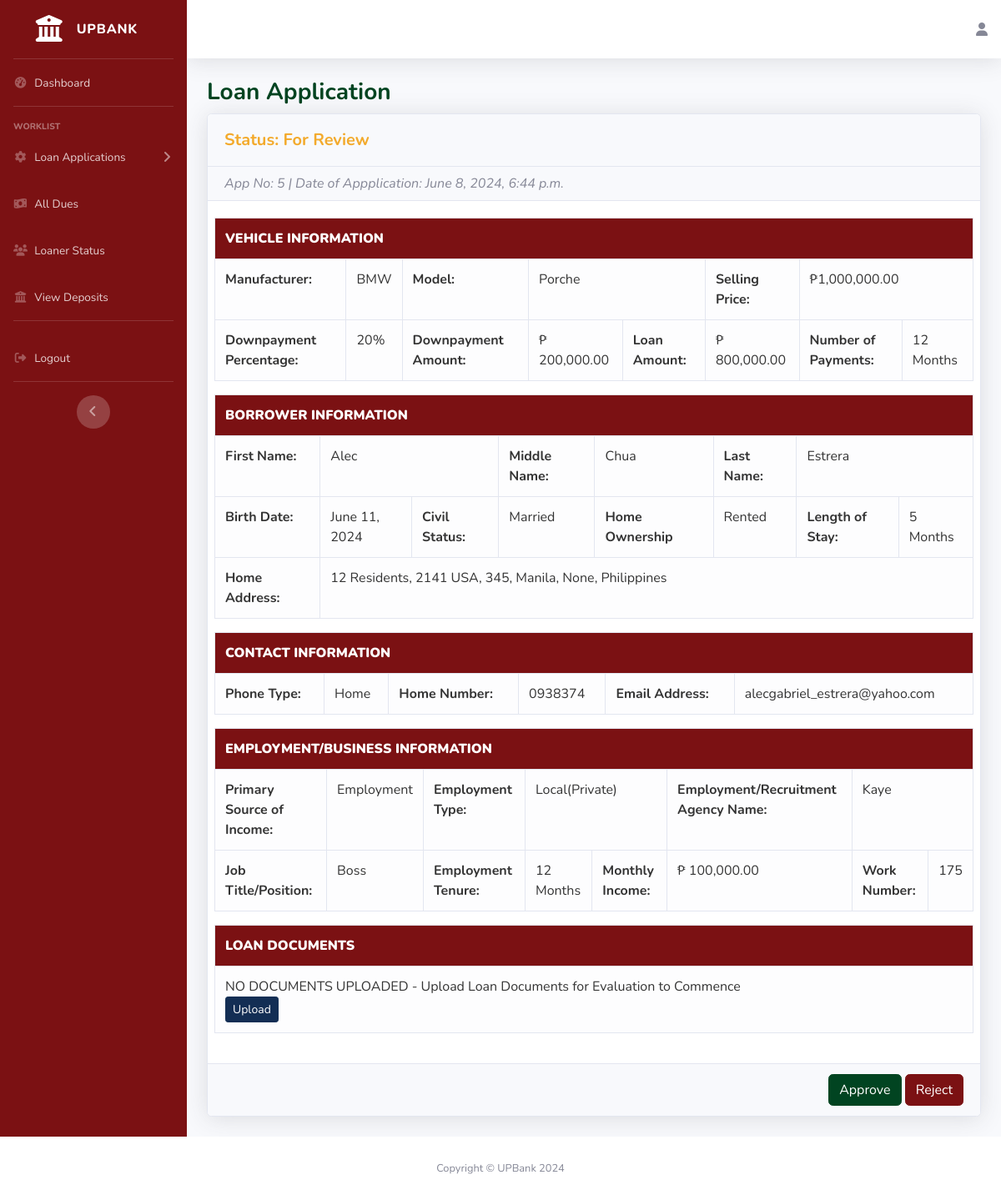
Page /bank-officer/view-loan-app/5 on the committed database.
### loans_borrower/models.py (models this page shows, shortened)
class Loans(models.Model):
    STATUS = (
        ('For Review', 'For Review'),
        ('Approved', 'Approved'),
        ('Rejected', 'Rejected'),
    )
    CIV_STATUS = (
        ('Married', 'Married'),
        ('Separated', 'Separated'),
        ('Single', 'Single'),
        ('Widower', 'Widower'),
    )
    LEN_STAY = (
        ('Months', 'Months'),
        ('Years', 'Years'),
    )
    HOME_OWN = (
        ('Mortgage', 'Mortgage'),
        ('Rented', 'Rented'),
        ('Owned', 'Owned'),
        ('Used Free/Living with Parents/Relatives', 'Used Free/Living with Parents/Relatives'),
    )
    PHONE_TYPE = (
        ('Home', 'Home'),
        ('Mobile', 'Mobile'),
    )
    PRIME_INCOME = (
        ('Employment', 'Employment'),
        ('Business', 'Business'),
    )
    EMP_TYPE = (
        ('Local(Government)', 'Local(Government)'),
        ('Local(Private)', 'Local(Private)'),
        ('OFW Non-Immigrant(Government)', 'OFW Non-Immigrant(Government)'),
        ('OFW Non-Immigrant(Private)', 'OFW Non-Immigrant(Private)'),
    )
    LOAN_TAG = (
        ('Pending', 'Pending'),
        ('Delinquent', 'Delinquent'),
        ('In-Loan Default', 'In-Loan Default'),
        ('Completed', 'Completed'),
    )
    app_date = models.DateTimeField(null=True, blank=True)
    status = models.CharField(default='For Review',max_length=100, choices=STATUS, null=True)
    make = models.CharField(max_length=100, null=True, blank=False)
    model = models.CharField(max_length=100, null=True, blank=False)
    sell_price = models.DecimalField(max_digits=50, decimal_places=2, null=True, blank=False)
    dp_percent = models.PositiveIntegerField(null=True, blank=False)
    dp_amt = models.DecimalField(max_digits=50, decimal_places=2, null=True, blank=False)
    loan_amt = models.DecimalField(max_digits=50, decimal_places=2, null=True, blank=False)
    no_of_payments = models.IntegerField(null=True, blank=False)
    loan_bal = models.DecimalField(default=0,max_digits=50, decimal_places=2, null=True, blank=True)
    user = models.ForeignKey(User, on_delete=models.CASCADE, null=True, blank=True)
    first_name = models.CharField(max_length=100, null=True, blank=False)
    middle_name = models.CharField(max_length=100, null=True, blank=True)
    last_name = models.CharField(max_length=100, null=True, blank=False)
    birthdate = models.DateField(null=True, blank=False)
    civ_status = models.CharField(max_length=100, choices=CIV_STATUS, null=True, blank=False)
    unit_no = models.CharField(max_length=100, null=True, blank=False)
    condo_name = models.CharField(max_length=100, null=True, blank=True)
    street = models.CharField(max_length=100, null=True, blank=False)
    subdiv_brgy = models.CharField(max_length=100, null=True, blank=False)
    city = models.CharField(max_length=100, null=True, blank=False)
    municip_prov = models.CharField(max_length=100, null=True, blank=False)
    country = models.CharField(max_length=100, null=True, blank=False)
    len_stay = models.CharField(max_length=100, choices=LEN_STAY, null=True, blank=False)
    len_stay_num = models.IntegerField(null=True, blank=False)
    home_own = models.CharField(max_length=100, choices=HOME_OWN, null=True, blank=False)
    phone_type = models.CharField(max_length=100, choices=PHONE_TYPE, null=True, blank=False)
    home_num = models.CharField(max_length=100, null=True, blank=True)
    mobile_num = PhoneNumberField(max_length=100, null=True, blank=True)
    email_add = models.CharField(max_length=100, null=True, blank=False)
    prime_income = models.CharField(max_length=100, choices=PRIME_INCOME, null=True, blank=False)
    emp_type = models.CharField(max_length=100, choices=EMP_TYPE, null=True, blank=True)
    emp_name = models.CharField(max_length=100, null=True, blank=True)
    job_pos = models.CharField(max_length=100, null=True, blank=True)
    emp_tenure = models.CharField(max_length=100, choices=LEN_STAY, null=True, blank=True)
    emp_tenure_num = models.IntegerField(null=True, blank=True)
    emp_monthly_income = models.DecimalField(max_digits=50, decimal_places=2, null=True, blank=True)
    emp_work_no = models.CharField(max_length=100, null=True, blank=True)
    bsns_type = models.CharField(default="Self-Employed", max_length=100, null=True, blank=True)
    bsns_name = models.CharField(max_length=100, null=True, blank=True)
    bsns_tenure = models.CharField(max_length=100, choices=LEN_STAY, null=True, blank=True)
    bsns_tenure_num = models.IntegerField(null=True, blank=True)
    bsns_monthly_income = models.DecimalField(max_digits=50, decimal_places=2, null=True, blank=True)
    bsns_work_no = models.CharField(max_length=100, null=True, blank=True)
    bsns_unit_no = models.CharField(max_length=100, null=True, blank=True)
    bsns_condo_name = models.CharField(max_length=100, null=True, blank=True)
    bsns_street = models.CharField(max_length=100, null=True, blank=True)
    bsns_subdiv_brgy = models.CharField(max_length=100, null=True, blank=True)
    bsns_city = models.CharField(max_length=100, null=True, blank=True)
    bsns_municip_prov = models.CharField(max_length=100, null=True, blank=True)
    bsns_country = models.CharField(max_length=100, null=True, blank=True)
    loan_docs = models.FileField(upload_to='loan_docs/', null=True, blank=True)
    loan_tag = models.CharField(default='Pending', max_length=100, choices=LOAN_TAG, null=True, blank=True)

### bank_officer/views.py (the view)
# urls.py: path('view-loan-app/<str:pk>', views.view_loan_app, name="loan-app"),
def view_loan_app(request,pk):
    loan = Loans.objects.get(id=pk)
    data = {
        'loan' : loan,
    }
    return render(request, 'bank_officer/loan-app.html', data)

### bank_officer/templates/bank_officer/loan-app.html (shortened to what this page needs)
{% extends 'bank_officer/navbar.html' %}
{% block content %} {% load static %}
{% load humanize %}
<body>
    <h1 class="h3 mb-2 font-weight-bold" style="color:#014421">Loan Application</h1>
<div class="card shadow mb-4">
    <div class="card-header py-3" style="color: #F3AA2C !important;">
        {% if loan.status == "Approved" %}
            {% if loan.status == null %}
            <strong class="m-0 font-weight-bold" style="font-size: 20px;"> Status: {{loan.status}}</strong>
            {% else %}
            <strong class="m-0 font-weight-bold" style="font-size: 20px;"> Loan Tag: {{loan.loan_tag}}</strong>
            {% endif %}
        {% else %}
        <strong class="m-0 font-weight-bold" style="font-size: 20px;"> Status: {{loan.status}}</strong>
        {% endif %}
    </div>
    <div class="card-header py-2">
        <i style="text-align: right ;"> App No: {{loan.id}} | Date of Appplication:  {{loan.app_date}}</i>
    </div>
        <div class="card-body">
            <div class="row">
                <table class="table table-bordered">
                    <tr>
                        <th class="table-warning text-white maroon-background" colspan="8" ><b>VEHICLE INFORMATION</b></th>
                    </tr>
                    <tr>
                        <td class="table-light text-dark-gray" colspan="1"><b>Manufacturer:</b></td>
                        <td class="table-light text-dark-gray" colspan="1">{{loan.make}}</td>
                        <td class="table-light text-dark-gray" colspan="1" style="font-weight:bold ;">Model:</td>
                        <td class="table-light text-dark-gray" colspan="2">{{loan.model}}</td>
                        <td class="table-light text-dark-gray" colspan="1" style="font-weight:bold ;">Selling Price:</td>
                        <td class="table-light text-dark-gray" colspan="2">₱{{loan.sell_price|intcomma}}</td>
                    </tr>
                    <tr>
                        <td class="table-light text-dark-gray" colspan="1" style="font-weight:bold ;">Downpayment Percentage:</td>
                        <td class="table-light text-dark-gray" colspan="1">{{loan.dp_percent}}%</td>
                        <td class="table-light text-dark-gray" colspan="1" style="font-weight:bold ;">Downpayment Amount:</td>
                        <td class="table-light text-dark-gray" colspan="1">₱ {{loan.dp_amt|intcomma}}</td>
                        <td class="table-light text-dark-gray" colspan="1" style="font-weight:bold ;">Loan Amount:</td>
                        <td class="table-light text-dark-gray" colspan="1">₱ {{loan.loan_amt|intcomma}}</td>
                        <td class="table-light text-dark-gray" colspan="1" style="font-weight:bold ;">Number of Payments:</td>
                        <td class="table-light text-dark-gray" colspan="1">{{loan.no_of_payments}} Months</td>
                    </tr>
                </table>
                <table class="table table-bordered">
                    <tr>
                        <th class="table-warning text-white maroon-background" colspan="9"><b>BORROWER INFORMATION</b></th>
                    </tr>
                    <tr>
                        <td class="table-light text-dark-gray" colspan="1" style="font-weight:bold ;">First Name:</td>
                        <td class="table-light text-dark-gray" colspan="2">{{loan.first_name}}</td>
                        <td class="table-light text-dark-gray" colspan="1" style="font-weight:bold ;">Middle Name:</td>
                        <td class="table-light text-dark-gray" colspan="2">{{loan.middle_name}}</td>
                        <td class="table-light text-dark-gray" colspan="1" style="font-weight:bold ;">Last Name:</td>
                        <td class="table-light text-dark-gray" colspan="2">{{loan.last_name}}</td>
                    </tr>
                    <tr>
                        <td class="table-light text-dark-gray" colspan="1" style="font-weight:bold ;">Birth Date:</td>
                        <td class="table-light text-dark-gray" colspan="1">{{loan.birthdate}}</td>
                        <td class="table-light text-dark-gray" colspan="1" style="font-weight:bold ;">Civil Status:</td>
                        <td class="table-light text-dark-gray" colspan="2">{{loan.civ_status}}</td>
                        <td class="table-light text-dark-gray" colspan="1" style="font-weight:bold ;">Home Ownership</td>
                        <td class="table-light text-dark-gray" colspan="1">{{loan.home_own}}</td>
                        <td class="table-light text-dark-gray"colspan="1" style="font-weight:bold ;">Length of Stay:</td>
                        <td class="table-light text-dark-gray" colspan="1">{{loan.len_stay_num}} {{loan.len_stay}}</td>
                     </tr>
                    <tr>
                        <td class="table-light text-dark-gray" colspan="1" style="font-weight:bold ;">Home Address:</td>
                        <td class="table-light text-dark-gray" colspan="8">{{loan.unit_no}} {{loan.condo_name}}, {{loan.street}},
                            {{loan.subdiv_brgy}}, {{loan.city}}, {{loan.municip_prov}}, {{loan.country}}</td>
                    </tr>
                </table>
                <table class="table table-bordered">
                    <tr>
                        <th class="table-warning text-white maroon-background" colspan="6"><b>CONTACT INFORMATION</b></th>
                    </tr>
                    <tr>
                        <td class="table-light text-dark-gray" colspan="1" style="font-weight:bold ;">Phone Type:</td>
                        <td class="table-light text-dark-gray" colspan="1">{{loan.phone_type}}</td>
                        {% if loan.phone_type == "Home" %}
                            <td class="table-light text-dark-gray" colspan="1" style="font-weight:bold ;">Home Number: </td>
                            <td class="table-light text-dark-gray" colspan="1">{{loan.home_num}}</td>
                        {% else %}
                            <td class="table-light text-dark-gray" colspan="1" style="font-weight:bold ;">Mobile Number:</td>
                            <td class="table-light text-dark-gray" colspan="1">{{loan.mobile_num}}</td>
                        {% endif %}
                        <td class="table-light text-dark-gray" colspan="1" style="font-weight:bold ;">Email Address:</td>
                        <td class="table-light text-dark-gray" colspan="1">{{loan.email_add}}</td>
                    </tr>
                </table>
                <table class="table table-bordered">
                    <tr>
                        <th class="table-warning text-white maroon-background" colspan="9"><b>EMPLOYMENT/BUSINESS INFORMATION</b></th>
                    </tr>
                    <tr>
                        <td class="table-light text-dark-gray" colspan="1" style="font-weight:bold ;">Primary Source of Income:</td>
                        <td class="table-light text-dark-gray" colspan="2">{{loan.prime_income}}</td>
                        {% if loan.prime_income == "Employment" %}
                        <td class="table-light text-dark-gray" colspan="1" style="font-weight:bold ;">Employment Type: </td>
                        <td class="table-light text-dark-gray" colspan="2">{{loan.emp_type}}</td>
                        <td class="table-light text-dark-gray" colspan="1" style="font-weight:bold ;">Employment/Recruitment Agency Name:</td>
                        <td class="table-light text-dark-gray" colspan="2">{{loan.emp_name}}</td>
                        {% endif %}
                    </tr>
                    <tr>
                        {% if loan.prime_income == "Employment" %}
                        <td class="table-light text-dark-gray" colspan="1" style="font-weight:bold ;">Job Title/Position:</td>
                        <td class="table-light text-dark-gray" colspan="2">{{loan.job_pos}}</td>
                        <td class="table-light text-dark-gray" colspan="1" style="font-weight:bold ;">Employment Tenure:</td>
                        <td class="table-light text-dark-gray" colspan="1">{{loan.emp_tenure_num}} {{loan.emp_tenure}}</td>
                        <td class="table-light text-dark-gray" colspan="1" style="font-weight:bold ;">Monthly Income:</td>
                        <td class="table-light text-dark-gray" colspan="1">₱ {{loan.emp_monthly_income|intcomma}}</td>
                        <td class="table-light text-dark-gray" colspan="1" style="font-weight:bold ;">Work Number:</td>
                        <td class="table-light text-dark-gray" colspan="1">{{loan.emp_work_no}}</td>
                        {% endif %}
                    </tr>
                </table>
                <table class="table table-bordered">
                    <tr>
                        <th class="table-warning text-white maroon-background" colspan="9"><b>LOAN DOCUMENTS</b></th>
                    </tr>
                    <tr>
                        {% if not loan.loan_docs %}
                        <td class="table-light text-dark-gray" colspan="8">
                            NO DOCUMENTS UPLOADED - Upload Loan Documents for Evaluation to Commence
                            <br>
                            <a href="{% url 'loan-docs-upload' loan.id %}" class="btn btn-primary btn-sm" style="background-color: #132E54; border-color: #132E54;">Upload</a>
                        </td>
                        {% else %}
                        <td class="table-light text-dark-gray" colspan="8">
                            <a href="/static{{ loan.loan_docs.url }}" class="btn btn-primary btn-sm" style="background-color: #132E54; border-color: #132E54;" target="_blank">
                                View Documents
                            </a>
                        </td>
                        {% endif %}
                    </tr>
                </table>
            </div>
        </div>
        {% if loan.status == "For Review" %}
        <div class="card-footer text-right">
            <button id="submit_button" type="submit" class="btn btn-success login-button" style="background-color: #014421 !important; border-color: #014421;">
                <a href="{% url 'approve-loan' loan.id %}" style="color:white;">Approve</a></button>
            <button id="submit_button" type="submit" class="btn btn-danger login-button" style="background-color: #7B1113 !important; border-color: #7B1113;">
                <a href="{% url 'reject-loan' loan.id %}" style="color:white">Reject</a></button>
        </div>
        {% endif %}
    </div>
</div>
</div>
</div>
</body>
{% endblock %}

### bank_officer/templates/bank_officer/loan-app.html (style rules this page uses)
.text-dark-gray { color: #343434; }
.text-white { color: white; }
.maroon-background { background-color: #7B1113 !important; }

### rows in the picture
Loans: status "For Review", id "5", app_date "June 8, 2024, 6:44 p.m.", make "BMW", model "Porche", sell_price "1,000,000.00", dp_percent "20", dp_amt "200,000.00", loan_amt "800,000.00", no_of_payments "12", first_name "Alec", middle_name "Chua", last_name "Estrera", birthdate "June 11, 2024", civ_status "Married", home_own "Rented", len_stay_num "5", len_stay "Months", unit_no "12", condo_name "Residents", street "2141 USA", subdiv_brgy "345", city "Manila", municip_prov "None", country "Philippines", phone_type "Home", home_num "0938374", email_add "alecgabriel_estrera@yahoo.com", prime_income "Employment", emp_type "Local(Private)", emp_name "Kaye", job_pos "Boss", emp_tenure_num "12", emp_tenure "Months", emp_monthly_income "100,000.00", emp_work_no "175"
